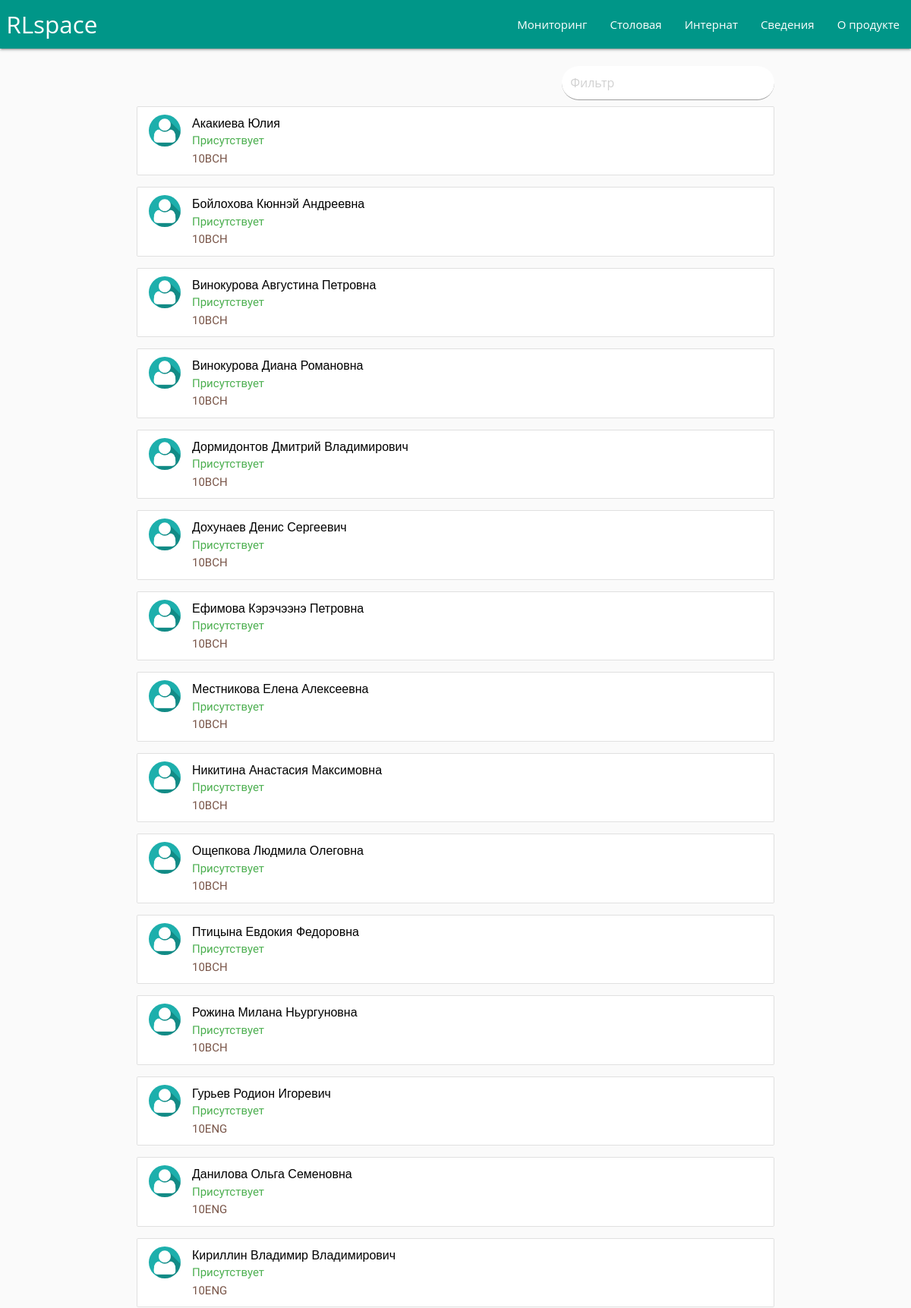
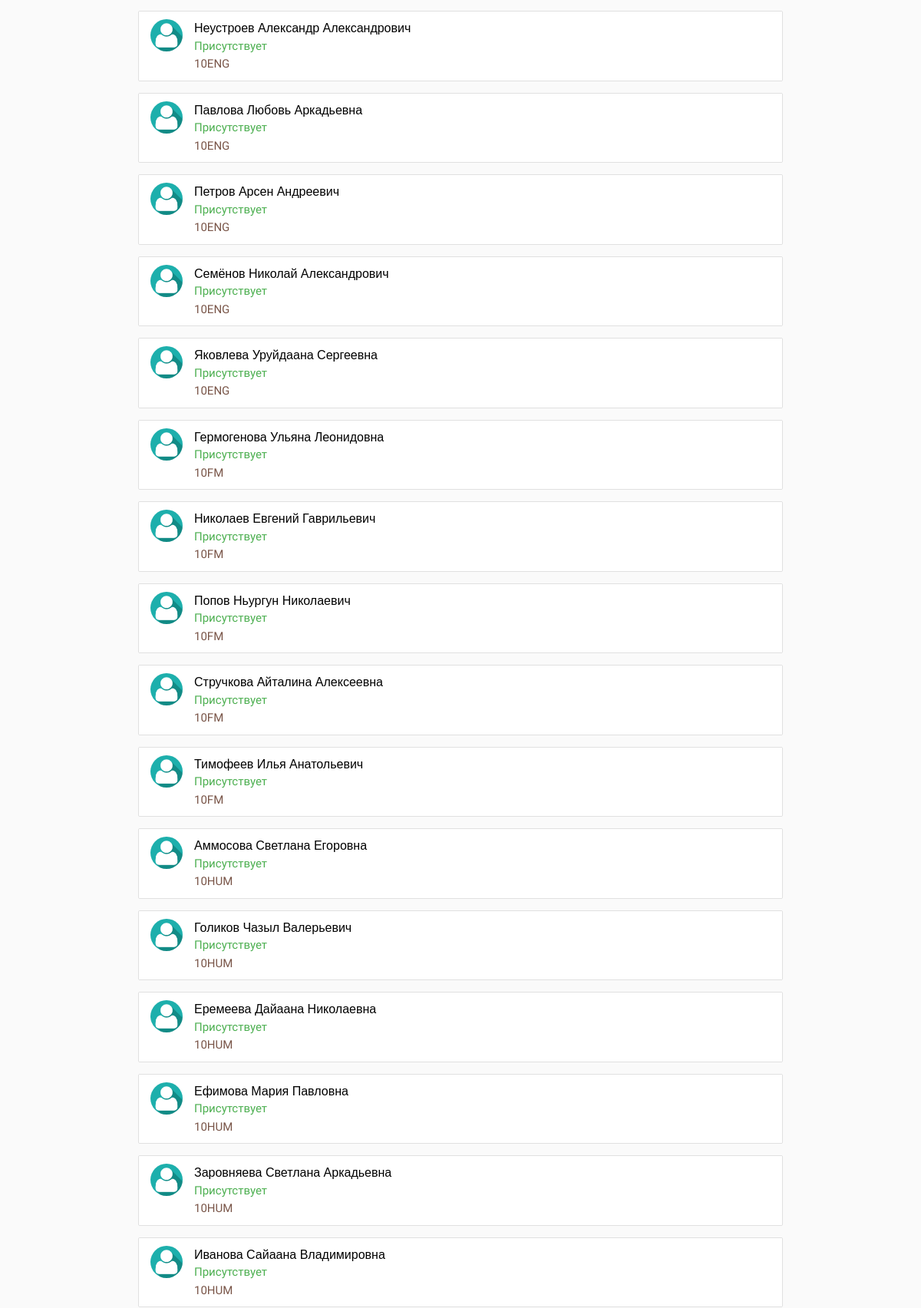
/board/ (upper part), run on the app's committed database (2 pictures, top to bottom).
### main/models.py (models this page shows, shortened)
class Pupil(models.Model):
	qrcode      = models.CharField(max_length = 50)
	name        = models.CharField(max_length = 50)
	grade       = models.CharField(max_length = 50, choices = GRADE)
	location    = models.CharField(max_length = 50, choices = LOCATION)
	eating      = models.BooleanField(default = False)
	inboard     = models.BooleanField(default = True)
	status      = models.CharField(max_length = 50, default = "absent", choices = STATUS)
	arrive_time	   = models.TimeField('time arrive', null = True, blank = True)
	photo     	   = models.ImageField(upload_to = "images/", default = "images/default.jpg")
	non_attendance = models.IntegerField(default = 0);

### main/views.py (the view)
# urls.py: url(r'^board/$',                                views.board,  name = 'board'),
def board(request):
    context = {}
    pupils = Pupil.objects.filter(location = "boarding")
    pupils_list = sorted(pupils, key=operator.attrgetter('grade','name'))
    context["pupils"] = pupils_list
    request = render(request, 'main/board.html', context)
    return request

### main/templates/main/board.html (shortened to what this page needs)
{% include 'main/header.html' %}
<div class = "container">
    <div class = "row">
        <input class = "filter right col s4 offset-s8" placeholder="Фильтр" style = "background: white; border-radius: 40px; ">
        {% for pupil in pupils %}
        <filtertag>
            <a href = "/profile/{{pupil.id}}">
                <ul class="collection">
                    <li class="collection-item avatar">
                        <img src="/media/{{ pupil.photo }}" alt="" class="circle img-responsive">
                        <span class="title black-text">{{ pupil.name }}</span>
                        <p>
                            {% if pupil.inboard %}
                                <font class = "green-text">Присутствует</font>
                            {% else %}
                                <font class = "red-text">Отсутствует</font>
                            {% endif %} <br>
                            <font class = "brown-text" >{{ pupil.grade }} </font>
                        </p>
                    </li>
                </ul>
            </a>
        </filtertag>
        {% endfor %}
    </div>
</div>
{% include 'main/footer.html' %}

### main/static/css/clock.css (style rules this page uses)
* { margin: 0; padding: 0; box-sizing: border-box; }
@media only screen and (min-width: 768px) { .title { font: 48px Arial; } }

### main/templates/main/header.html (style rules this page uses)
* { font-family: 'Arimo', sans-serif; }

### data on the page
Pupil: photo (placeholder picture), name "Акакиева Юлия", inboard "Присутствует", grade "10BCH"
Pupil: photo (placeholder picture), name "Бойлохова Кюннэй Андреевна", inboard "Присутствует", grade "10BCH"
Pupil: photo (placeholder picture), name "Винокурова Августина Петровна", inboard "Присутствует", grade "10BCH"
Pupil: photo (placeholder picture), name "Винокурова Диана Романовна", inboard "Присутствует", grade "10BCH"
Pupil: photo (placeholder picture), name "Дормидонтов Дмитрий Владимирович", inboard "Присутствует", grade "10BCH"
Pupil: photo (placeholder picture), name "Дохунаев Денис Сергеевич", inboard "Присутствует", grade "10BCH"
Pupil: photo (placeholder picture), name "Ефимова Кэрэчээнэ Петровна", inboard "Присутствует", grade "10BCH"
Pupil: photo (placeholder picture), name "Местникова Елена Алексеевна", inboard "Присутствует", grade "10BCH"
Pupil: photo (placeholder picture), name "Никитина Анастасия Максимовна", inboard "Присутствует", grade "10BCH"
Pupil: photo (placeholder picture), name "Ощепкова Людмила Олеговна", inboard "Присутствует", grade "10BCH"
Pupil: photo (placeholder picture), name "Птицына Евдокия Федоровна", inboard "Присутствует", grade "10BCH"
Pupil: photo (placeholder picture), name "Рожина Милана Ньургуновна", inboard "Присутствует", grade "10BCH"
Pupil: photo (placeholder picture), name "Гурьев Родион Игоревич", inboard "Присутствует", grade "10ENG"
Pupil: photo (placeholder picture), name "Данилова Ольга Семеновна", inboard "Присутствует", grade "10ENG"
Pupil: photo (placeholder picture), name "Кириллин Владимир Владимирович", inboard "Присутствует", grade "10ENG"
Pupil: photo (placeholder picture), name "Неустроев Александр Александрович", inboard "Присутствует", grade "10ENG"
Pupil: photo (placeholder picture), name "Павлова Любовь Аркадьевна", inboard "Присутствует", grade "10ENG"
Pupil: photo (placeholder picture), name "Петров Арсен Андреевич", inboard "Присутствует", grade "10ENG"
Pupil: photo (placeholder picture), name "Семёнов Николай Александрович", inboard "Присутствует", grade "10ENG"
Pupil: photo (placeholder picture), name "Яковлева Уруйдаана Сергеевна", inboard "Присутствует", grade "10ENG"
Pupil: photo (placeholder picture), name "Гермогенова Ульяна Леонидовна", inboard "Присутствует", grade "10FM"
Pupil: photo (placeholder picture), name "Николаев Евгений Гаврильевич", inboard "Присутствует", grade "10FM"
Pupil: photo (placeholder picture), name "Попов Ньургун Николаевич", inboard "Присутствует", grade "10FM"
Pupil: photo (placeholder picture), name "Стручкова Айталина Алексеевна", inboard "Присутствует", grade "10FM"
Pupil: photo (placeholder picture), name "Тимофеев Илья Анатольевич", inboard "Присутствует", grade "10FM"
Pupil: photo (placeholder picture), name "Аммосова Светлана Егоровна", inboard "Присутствует", grade "10HUM"
Pupil: photo (placeholder picture), name "Голиков Чазыл Валерьевич", inboard "Присутствует", grade "10HUM"
Pupil: photo (placeholder picture), name "Еремеева Дайаана Николаевна", inboard "Присутствует", grade "10HUM"
Pupil: photo (placeholder picture), name "Ефимова Мария Павловна", inboard "Присутствует", grade "10HUM"
Pupil: photo (placeholder picture), name "Заровняева Светлана Аркадьевна", inboard "Присутствует", grade "10HUM"
Pupil: photo (placeholder picture), name "Иванова Сайаана Владимировна", inboard "Присутствует", grade "10HUM"
